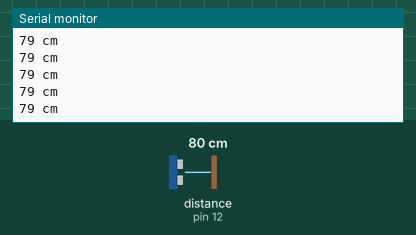
This sketch was run on a simulated Arduino Uno, built with avr-gcc and run on an emulated ATmega328P. Parts: the last lines printed to the serial monitor. Wiring (inferred from the names in the program): ultrasonic range finder: trigger pin 11; echo pin 12. The inputs (shaded band) are chosen by the test bench; at power-on: distance to the obstacle (sensor on pin 12) 80 cm. The echo pulse lasts 58.3 µs per cm.

Above: at 1.2 s.
1.3 s: distance to the obstacle (sensor on pin 12) set to 250 cm
At 2.0 s:
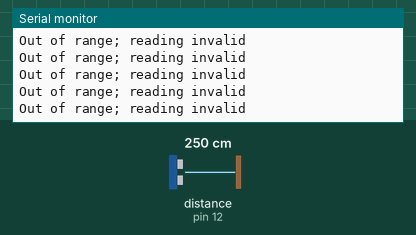
3.2 s: distance to the obstacle (sensor on pin 12) set to 120 cm
At 4.2 s:
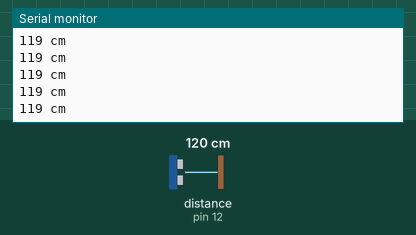
6.2 s: distance to the obstacle (sensor on pin 12) set to 18 cm
At 6.8 s:
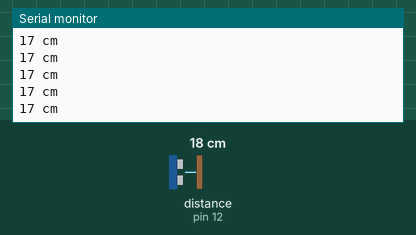
9.2 s: distance to the obstacle (sensor on pin 12) set to 2 cm
At 9.8 s:
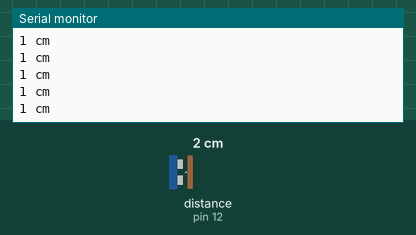
12.2 s: distance to the obstacle (sensor on pin 12) set to 299 cm
At 13.0 s:
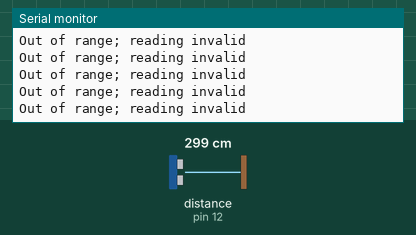
Timing chart, 0 to 15.2 s (numbered marks = the images above; inputs shaded):
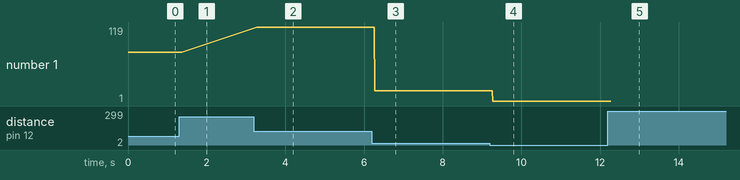

Measured:
- after the input at 1.3 s, the serial monitor: prints a new line after 0.07 s (image 1)
- after the input at 3.2 s, the serial monitor: prints a new line after 0.08 s (image 2)
- after the input at 6.2 s, the serial monitor: prints a new line after 0.07 s (image 3)
- after the input at 9.2 s, the serial monitor: prints a new line after 0.07 s (image 4)
- after the input at 12.2 s, the serial monitor: prints a new line after 0.07 s (image 5)
- plotted number 1: 79 → 119 after the input at 3.2 s, 119 → 17 after the input at 6.2 s, 17 → 1 after the input at 9.2 s

The sketch:

Distance_Sensor.ino
```cpp
/*
  HC-SR04

  Circuit:
  VCC to arduino 5v
  GND to arduino GND
  Trig to Arduino pin 11
  Echo to Arduino pin 12


  Based on code from
  http://www.instructables.com/id/Simple-Arduino-and-HC-SR04-Example/step3/Upload-the-sketch/
*/

const int trigPin = 11;
const int echoPin = 12;

void setup() {
  Serial.begin (9600);
  pinMode(trigPin, OUTPUT);
  pinMode(echoPin, INPUT);
}

void loop() {


  long duration, distance;


  // Drive trigger pin LOW, HIGH, LOW to send the pulse
  digitalWrite(trigPin, LOW);
  delayMicroseconds(2); // low for 2 microseconds
  digitalWrite(trigPin, HIGH);
  delayMicroseconds(10); // high for 10 microseconds
  digitalWrite(trigPin, LOW);

  // the pulseIn command waits for a given pin to go HIGH, and then
  // reports how long it waited until that happened
  duration = pulseIn(echoPin, HIGH); // measure the time to the echo

  // Convert to centimeters
  distance = (duration / 2) / 29.1; // calculate the distance in cm

  // Discard readings that are too large or too small to be reasonable
  // It's pretty common for some sensors to give occasional bad readings
  // and a good program must take that into account
  if (distance >= 200 || distance <= 0) {
    Serial.println("Out of range; reading invalid");
    return -1;

  } //else {
  // anything left should be a valid distance
  Serial.print(distance);
  Serial.println(" cm");


}
```
